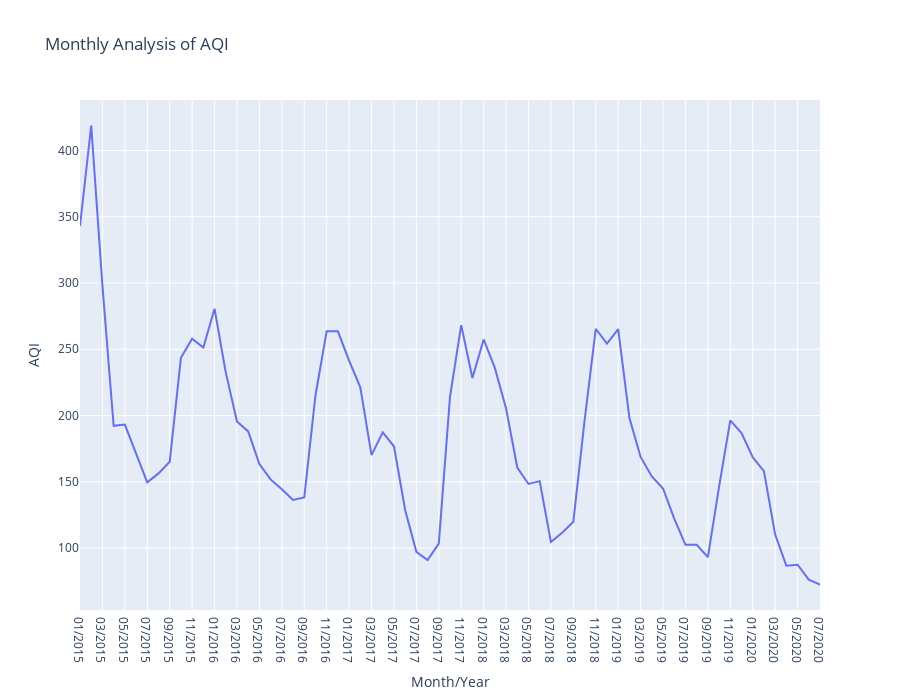

Notebook cell for this chart:
### Code cell
# Make a line plot of the above
fig = px.line(city_avg, x='Month/Year', y='AQI', height=700, title='Monthly Analysis of AQI')
fig.show()

### Figure 1 — Plotly figure (JSON) as saved in the notebook; plotly's stock layout.template omitted (floating-point values rounded to 4 significant figures)
{"data": [{"hoverlabel": {"namelength": 0}, "hovertemplate": "Month/Year=%{x}<br>AQI=%{y}", "legendgroup": "", "line": {"color": "#636efa", "dash": "solid"}, "mode": "lines", "name": "", "showlegend": false, "type": "scatter", "x": ["01/2015", "02/2015", "03/2015", "04/2015", "05/2015", "06/2015", "07/2015", "08/2015", "09/2015", "10/2015", "11/2015", "12/2015", "01/2016", "02/2016", "03/2016", "04/2016", "05/2016", "06/2016", "07/2016", "08/2016", "09/2016", "10/2016", "11/2016", "12/2016", "01/2017", "02/2017", "03/2017", "04/2017", "05/2017", "06/2017", "07/2017", "08/2017", "09/2017", "10/2017", "11/2017", "12/2017", "01/2018", "02/2018", "03/2018", "04/2018", "05/2018", "06/2018", "07/2018", "08/2018", "09/2018", "10/2018", "11/2018", "12/2018", "01/2019", "02/2019", "03/2019", "04/2019", "05/2019", "06/2019", "07/2019", "08/2019", "09/2019", "10/2019", "11/2019", "12/2019", "01/2020", "02/2020", "03/2020", "04/2020", "05/2020", "06/2020", "07/2020"], "xaxis": "x", "y": [343, 418.8, 298.2, 192.2, 193.2, 171.8, 149.6, 156.3, 165.1, 243.5, 257.9, 251.3, 280.6, 232.6, 195.5, 188.0, 163.4, 151.8, 144.4, 136.3, 138.1, 215.1, 263.6, 263.6, 241.5, 221.3, 170.2, 187.3, 176.8, 128.7, 97.13, 91.0, 103.4, 214.0, 268.2, 228.3, 257.4, 235.9, 205.3, 160.8, 148.4, 150.5, 104.6, 111.5, 119.9, 196.0, 265.5, 254.3, 265.2, 198.3, 168.7, 154.1, 145.0, 122.2, 102.4, 102.5, 93.13, 146.3, 196.3, 186.7, 168.5, 158.0, 110.2, 86.72, 87.45, 76.21, 72.5], "yaxis": "y"}], "layout": {"height": 700, "legend": {"tracegroupgap": 0}, "title": {"text": "Monthly Analysis of AQI"}, "xaxis": {"anchor": "y", "domain": [0, 1], "title": {"text": "Month/Year"}}, "yaxis": {"anchor": "x", "domain": [0, 1], "title": {"text": "AQI"}}}}
